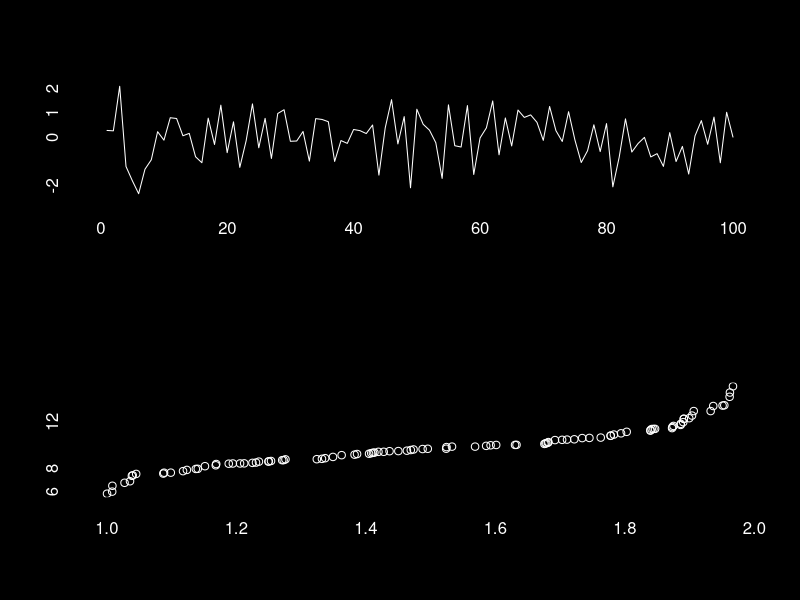
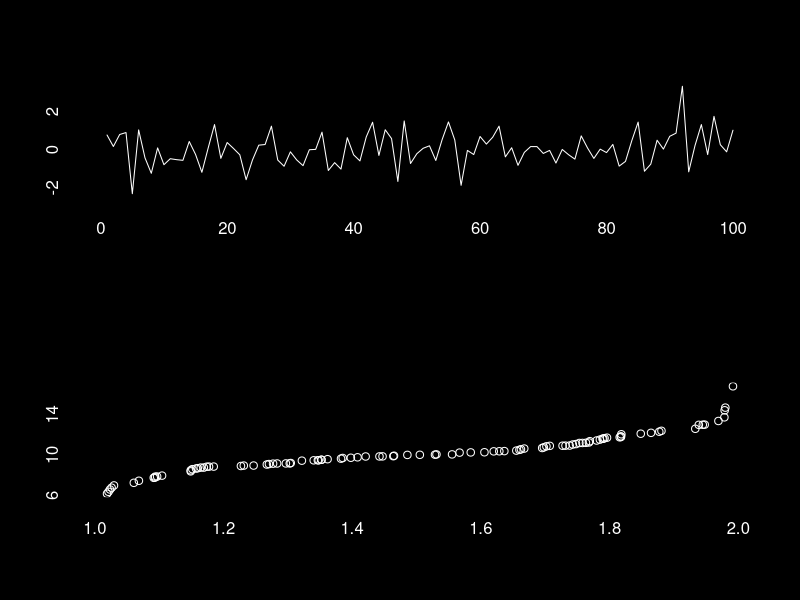
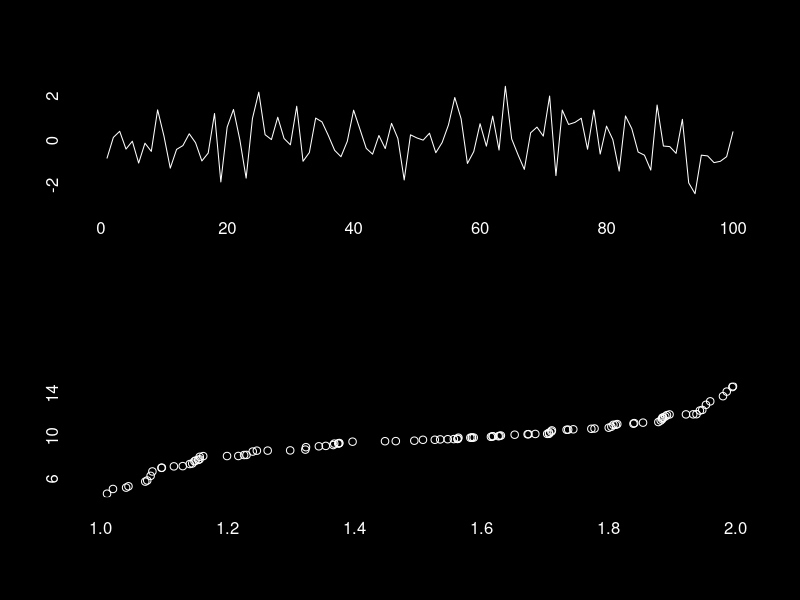
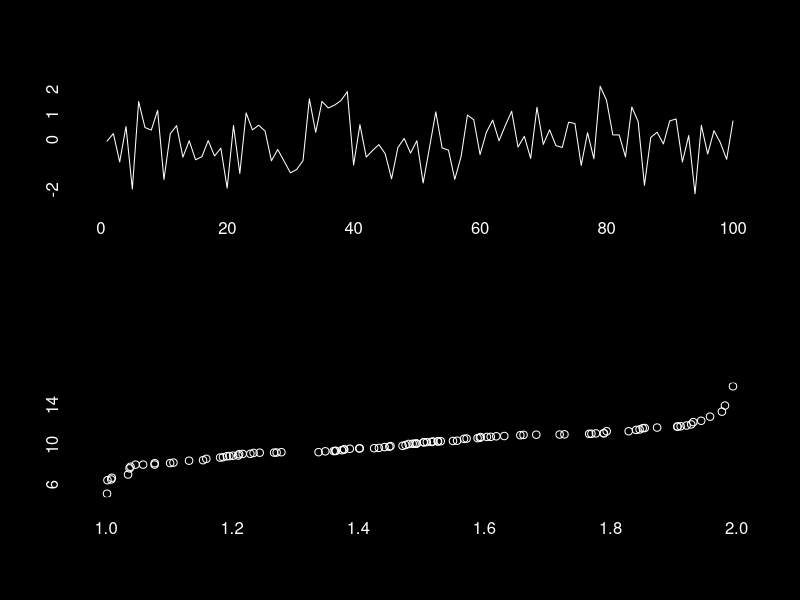
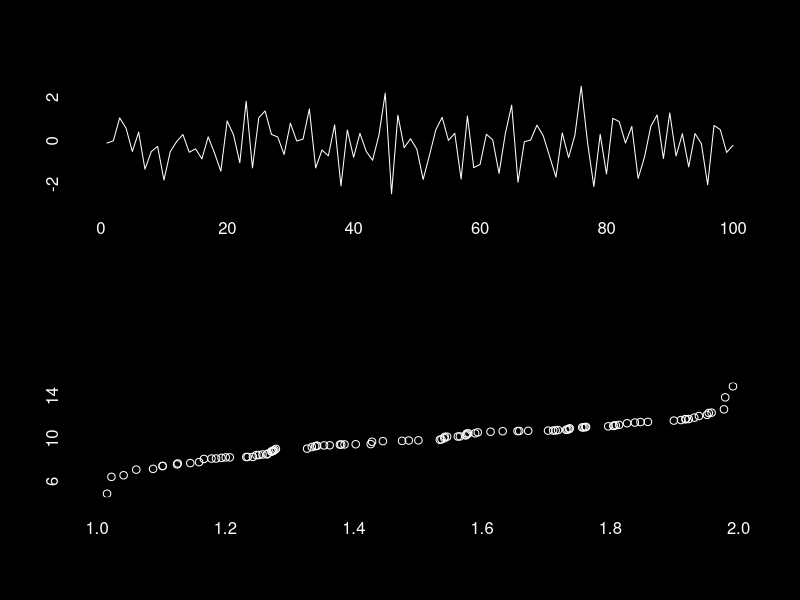
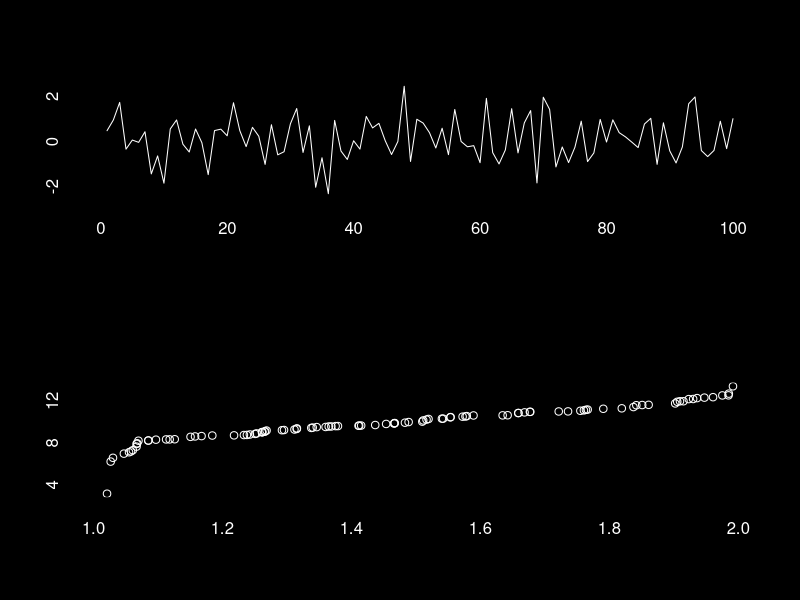
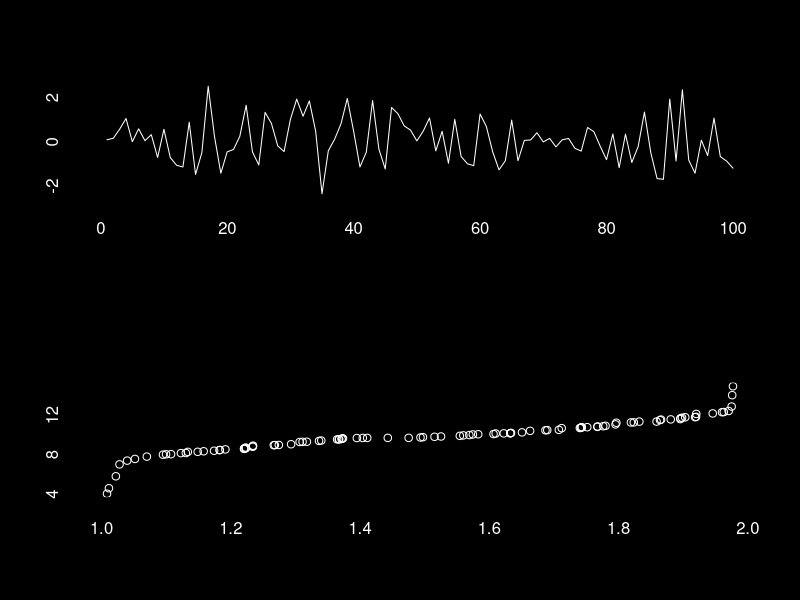
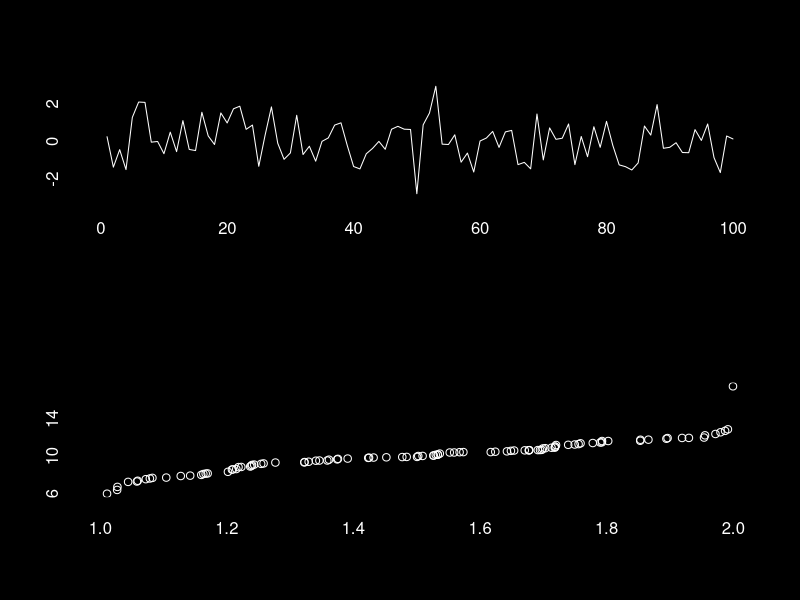

These charts were generated, in order, by the following R code: (Note: a time limit stopped this script after it produced the figures.)
par(bg='black')
par(mfrow=c(2,1))
par(col.axis='white')
while(T){Sys.sleep(runif(1,0,2));if(runif(1,0,1)>0.9){print(summary(runif(1,0,1)))}else{print(runif(runif(1,1,25),1,10));plot(arima.sim(n=100,model=list(ar=c(0.5,-0.5),ma=c(-0.5,0.5),sd=2.5)),title='',xlab='',ylab='',col='white');qqplot(runif(100,1,2),rlogis(100,10),xlab='',ylab='',main='',col='white')}}
